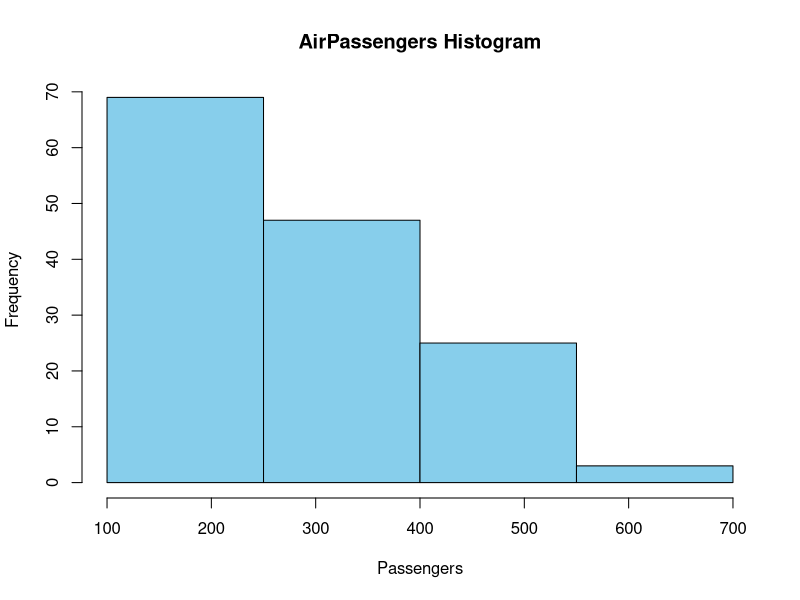

Recreate this plot in R.
data(AirPassengers)

hist(AirPassengers,
     breaks = seq(100,700,150),
     xlim = c(100,700),
     col = "skyblue",
     main = "AirPassengers Histogram",
     xlab = "Passengers")
